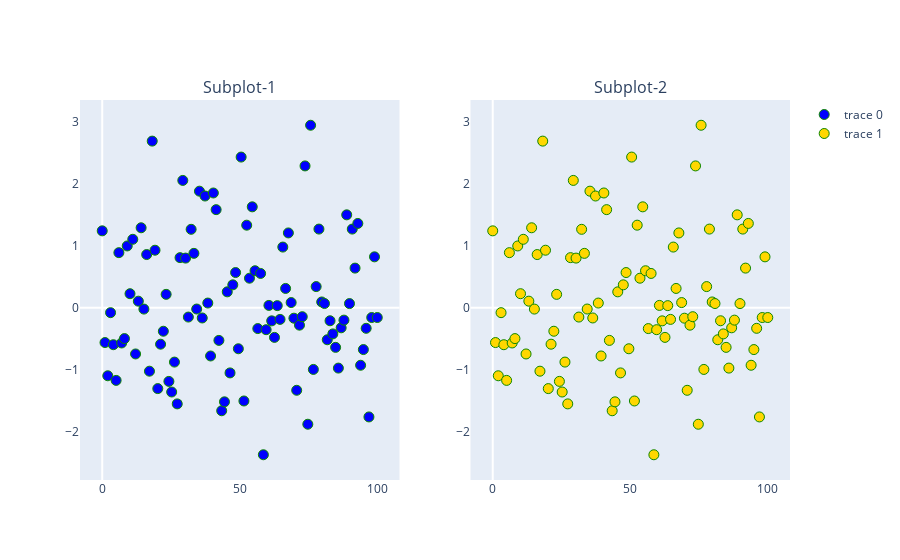

Notebook cell for this chart:
### Code cell
from plotly.subplots import make_subplots

fig = make_subplots(
    rows =1,
    cols =2,
    subplot_titles = ("Subplot-1","Subplot-2")
)

fig.add_trace(go.Scatter(
                        x =x_values,
                        y = y_values,
                        mode = "markers",
                        marker = dict(size = 10, color ="blue",symbol="circle", line = dict(width =1,color="#0e8700")),
    
                        

                        ),
              row = 1, col=1
             )

fig.add_trace(go.Scatter(
                        x =x_values,
                        y = y_values,
                        mode = "markers",
                        marker = dict(size = 10, color ="gold",symbol="circle", line = dict(width =1,color="#0e8700")),
    
                        

                        ),
              row = 1, col=2
             )

fig.update_xaxes(showgrid = False)
fig.update_yaxes(showgrid =False)
fig.show()
